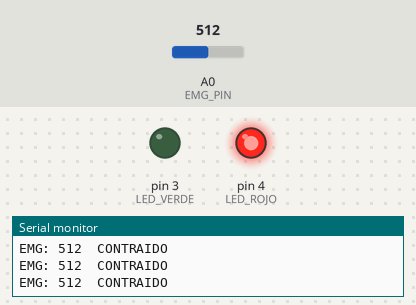
This sketch was run on a simulated Arduino Uno, built with avr-gcc and run on an emulated ATmega328P. Parts: output pins drawn as LEDs (lit = HIGH), the last lines printed to the serial monitor. Dashed ring = blinking. The test bench sets the inputs (shaded band); at power-on: A0 (EMG_PIN) = 512.

Above: at 4.1 s.
4.2 s: A0 (EMG_PIN) set to 892
5.7 s: A0 (EMG_PIN) set to 913
At 7.82 s:
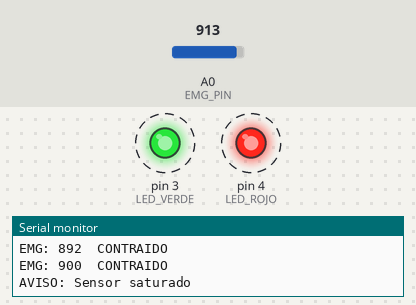
8.7 s: A0 (EMG_PIN) set to 306
At 10.7 s:
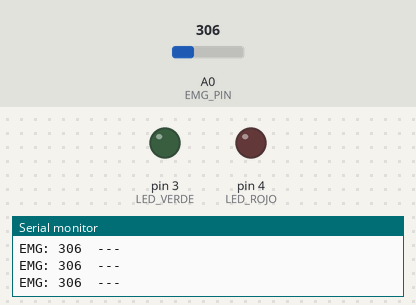
11.7 s: A0 (EMG_PIN) set to 432
13.2 s: A0 (EMG_PIN) set to 459
At 14.4 s:
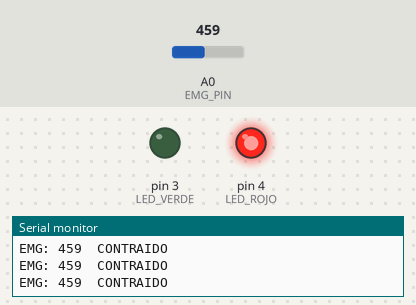
14.7 s: A0 (EMG_PIN) set to 910
At 14.97 s:
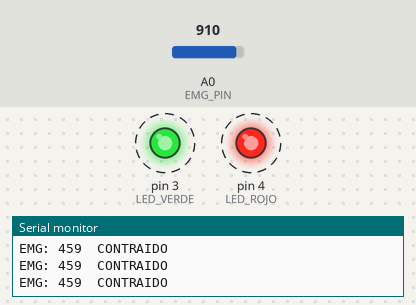
Timing chart, 0 to 18.7 s (numbered marks = the images above; inputs shaded):
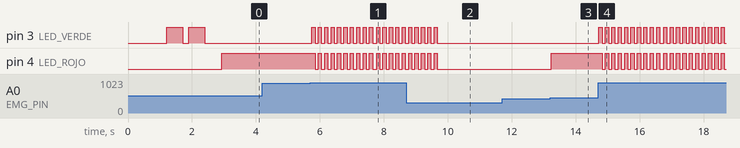

The sketch:

lectura_emg_leds.ino
```cpp
/*
 * Lectura del sensor MyoWare v1 con indicacion por LEDs
 *
 * Programa para verificar el funcionamiento del sensor
 * SIN necesidad de ordenador. Los LEDs indican el estado.
 *
 * LEDs:
 *   LED verde  -> encendido cuando el musculo esta relajado
 *   LED rojo   -> encendido cuando el musculo esta contraido
 *   Ambos parpadean rapido -> sensor desconectado o saturado
 *
 * Tambien envia datos por Monitor Serie si hay ordenador conectado.
 *
 * Conexiones:
 *   MyoWare SIG -> A0
 *   MyoWare VCC -> 5V Arduino
 *   MyoWare GND -> GND Arduino
 *   LED verde   -> Pin 3 (con resistencia 220 ohm a GND)
 *   LED rojo    -> Pin 4 (con resistencia 220 ohm a GND)
 *
 * Esquema LEDs:
 *   Pin 3 ---[220 ohm]--- LED verde (+) --- GND
 *   Pin 4 ---[220 ohm]--- LED rojo  (+) --- GND
 *
 * Umbrales:
 *   Se usan valores por defecto que se pueden cambiar.
 *   Para obtener valores exactos usar calibracion_emg.ino primero.
 */

const int EMG_PIN   = A0;
const int LED_VERDE = 3;
const int LED_ROJO  = 4;

// ── Valores de calibracion — cambiar por los tuyos ───
int REPOSO      = 146;
int CONTRACCION = 642;

// ── Umbrales calculados ──────────────────────────────
int UMBRAL_BAJO = 0;
int UMBRAL_ALTO = 0;

int leerEMG() {
  long suma = 0;
  for (int i = 0; i < 10; i++) { suma += analogRead(EMG_PIN); delay(2); }
  return suma / 10;
}

void parpadearError() {
  for (int i = 0; i < 10; i++) {
    digitalWrite(LED_VERDE, HIGH);
    digitalWrite(LED_ROJO, HIGH);
    delay(100);
    digitalWrite(LED_VERDE, LOW);
    digitalWrite(LED_ROJO, LOW);
    delay(100);
  }
}

void setup() {
  Serial.begin(115200);
  pinMode(LED_VERDE, OUTPUT);
  pinMode(LED_ROJO, OUTPUT);
  delay(1000);

  Serial.println("=== MyoWare v1 con LEDs ===\n");

  // Calcular umbrales
  int diferencia = CONTRACCION - REPOSO;
  UMBRAL_BAJO = REPOSO + 0.08 * diferencia;
  UMBRAL_ALTO = REPOSO + 0.60 * diferencia;

  Serial.print("Reposo:        "); Serial.println(REPOSO);
  Serial.print("Contraccion:   "); Serial.println(CONTRACCION);
  Serial.print("Umbral abrir:  "); Serial.println(UMBRAL_BAJO);
  Serial.print("Umbral cerrar: "); Serial.println(UMBRAL_ALTO);
  Serial.println();

  // Chequeo sensor
  long suma = 0;
  for (int i = 0; i < 20; i++) { suma += analogRead(EMG_PIN); delay(10); }
  int valor = suma / 20;

  if (valor < 15) {
    Serial.println("ERROR: Sensor apagado -> Revisa VCC 5V y GND");
    while (true) parpadearError();
  } else if (valor > 900) {
    Serial.println("ERROR: Saturado -> Desconecta cargador o baja GAIN");
    while (true) parpadearError();
  }

  Serial.print("Sensor OK: "); Serial.println(valor);
  Serial.println("Listo — observa los LEDs\n");

  // Indicar que esta listo
  digitalWrite(LED_VERDE, HIGH);
  delay(500);
  digitalWrite(LED_VERDE, LOW);
  delay(200);
  digitalWrite(LED_VERDE, HIGH);
  delay(500);
  digitalWrite(LED_VERDE, LOW);
  delay(500);
}

void loop() {
  int emg = leerEMG();

  // ── Sensor desconectado ───────────────────────────
  if (emg < 15) {
    digitalWrite(LED_VERDE, LOW);
    digitalWrite(LED_ROJO, LOW);
    parpadearError();
    Serial.println("AVISO: Sensor desconectado");
    return;
  }

  // ── Sensor saturado ───────────────────────────────
  if (emg > 900) {
    digitalWrite(LED_VERDE, LOW);
    digitalWrite(LED_ROJO, LOW);
    parpadearError();
    Serial.println("AVISO: Sensor saturado");
    return;
  }

  // ── Indicacion por LEDs ───────────────────────────
  if (emg > UMBRAL_ALTO) {
    // Contraido
    digitalWrite(LED_VERDE, LOW);
    digitalWrite(LED_ROJO, HIGH);
  } else if (emg < UMBRAL_BAJO) {
    // Relajado
    digitalWrite(LED_VERDE, HIGH);
    digitalWrite(LED_ROJO, LOW);
  } else {
    // Zona intermedia (histeresis) — ambos apagados
    digitalWrite(LED_VERDE, LOW);
    digitalWrite(LED_ROJO, LOW);
  }

  Serial.print("EMG: "); Serial.print(emg);
  if (emg > UMBRAL_ALTO) Serial.println("  CONTRAIDO");
  else if (emg < UMBRAL_BAJO) Serial.println("  RELAJADO");
  else Serial.println("  ---");

  delay(20);
}
```

Measured:
- the behaviour switches between 900 and 901 on A0 (EMG_PIN) (found by bisection; images 0 and 1)
- the behaviour switches between 443 and 444 on A0 (EMG_PIN) (found by bisection; images 2 and 3)
- after the input at 5.7 s, pin 3 (LED_VERDE): alternates HIGH for 0.10 s and LOW for 0.10 s, starting after 0.05 s; pin 4 (LED_ROJO): alternates HIGH for 0.10 s and LOW for 0.10 s, starting after 0.15 s
- after the input at 8.7 s, pin 3 (LED_VERDE), pin 4 (LED_ROJO): goes on until 9.7 s, then stays LOW
- after the input at 13.2 s, pin 4 (LED_ROJO): LOW → HIGH at once
- after the input at 14.7 s, pin 3 (LED_VERDE): alternates HIGH for 0.10 s and LOW for 0.10 s, starting at once; pin 4 (LED_ROJO): alternates HIGH for 0.10 s and LOW for 0.10 s, starting after 0.13 s
